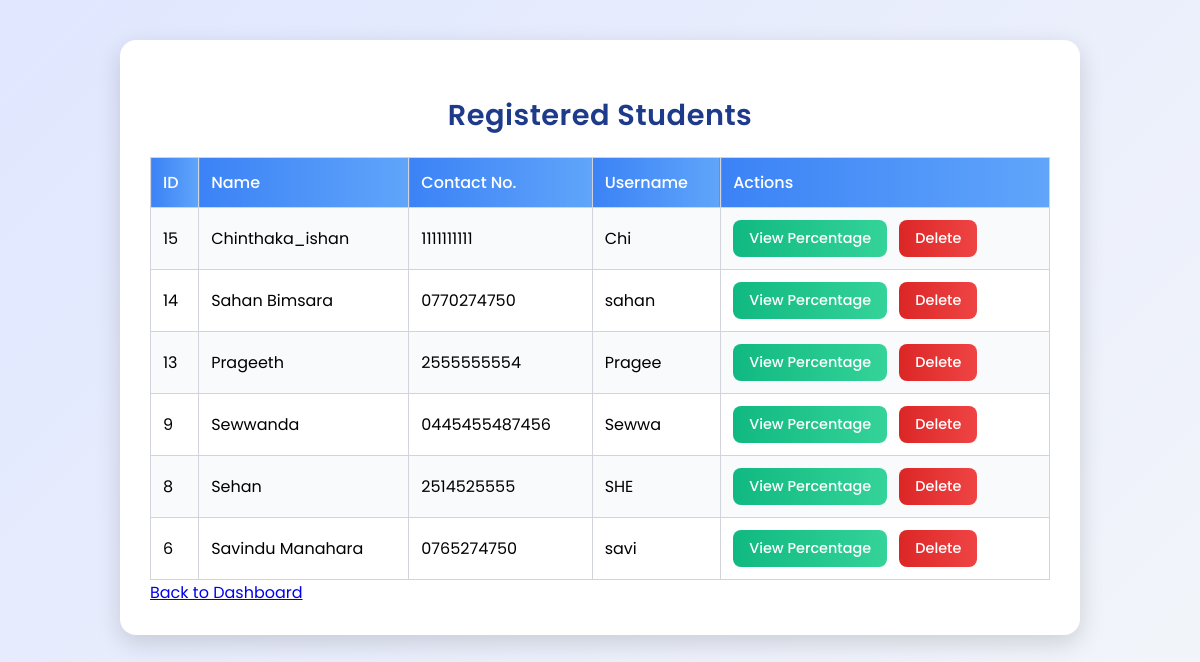
Screenshot of /Student_Attend/admin/view_students.php (signed in) with the database file from the repository.
### tables this page shows
CREATE TABLE `students` (
  `id` int(11) NOT NULL,
  `name` varchar(100) NOT NULL,
  `contact_number` varchar(50) DEFAULT NULL,
  `username` varchar(50) NOT NULL,
  `password` varchar(255) NOT NULL,
  `remember_token` varchar(255) DEFAULT NULL
);

### Student_Attend/admin/view_students.php (the view, shortened to what this page needs)
<?php
include "../config.php";
$result = $conn->query("SELECT * FROM students ORDER BY id DESC");
?>
<!DOCTYPE html>
<html>
<head>
</head>
<body>
<div class="container">
    <h2>Registered Students</h2>
    <table>
        <tr>
            <th>ID</th>
            <th>Name</th>
            <th>Contact No.</th>
            <th>Username</th>
            <th>Actions</th>
        </tr>
        <?php while ($row = $result->fetch_assoc()): ?>
        <tr>
            <td><?= htmlspecialchars($row['id']) ?></td>
            <td><?= htmlspecialchars($row['name']) ?></td>
            <td><?= htmlspecialchars($row['contact_number']) ?></td>
            <td><?= htmlspecialchars($row['username']) ?></td>
            <td class="actions">
                <a href="percentage.php?id=<?= htmlspecialchars($row['id']) ?>" class="view-percentage">View Percentage</a>
                <a href="delete_student.php?id=<?= htmlspecialchars($row['id']) ?>" class="delete" onclick="return confirm('Are you sure to delete this student?')">Delete</a>
            </td>
        </tr>
        <?php endwhile; ?>
    </table>
     <a href="dashboard.php">Back to Dashboard</a>
</div>
</body>
</html>

### Student_Attend/admin/view_students.php (style rules this page uses)
body { font-family: 'Poppins', Arial, sans-serif; background: linear-gradient(135deg, #e0e7ff 0%, #f4f6f9 100%); margin: 0; padding: 40px; min-height: 100vh; display: flex; justify-content: center; align-items: flex-start; }
.container { max-width: 900px; width: 100%; background: #ffffff; padding: 30px; border-radius: 16px; box-shadow: 0 8px 24px rgba(0, 0, 0, 0.15); transition: transform 0.3s ease, box-shadow 0.3s ease; }
h2 { text-align: center; color: #1e3a8a; margin-bottom: 20px; font-weight: 600; font-size: 1.8rem; letter-spacing: 0.5px; }
table { width: 100%; border-collapse: collapse; margin-top: 10px; }
th, td { padding: 12px; text-align: left; border: 1px solid #d1d5db; }
th { background: linear-gradient(90deg, #3b82f6, #60a5fa); color: #ffffff; font-weight: 500; }
tr:nth-child(even) { background-color: #f9fafb; }
.actions a { display: inline-block; padding: 8px 16px; text-decoration: none; color: #ffffff; border-radius: 8px; font-size: 0.9rem; font-weight: 500; margin-right: 8px; transition: background 0.3s ease, transform 0.2s ease; }
.actions a.view-percentage { background: linear-gradient(90deg, #10b981, #34d399); }
.actions a.delete { background: linear-gradient(90deg, #dc2626, #ef4444); }

### rows the page displays
students: id "15", name "Chinthaka_ishan", contact_number "1111111111", username "Chi"
students: id "14", name "Sahan Bimsara", contact_number "0770274750", username "sahan"
students: id "13", name "Prageeth", contact_number "2555555554", username "Pragee"
students: id "9", name "Sewwanda", contact_number "0445455487456", username "Sewwa"
students: id "8", name "Sehan", contact_number "2514525555", username "SHE"
students: id "6", name "Savindu Manahara", contact_number "0765274750", username "savi"
